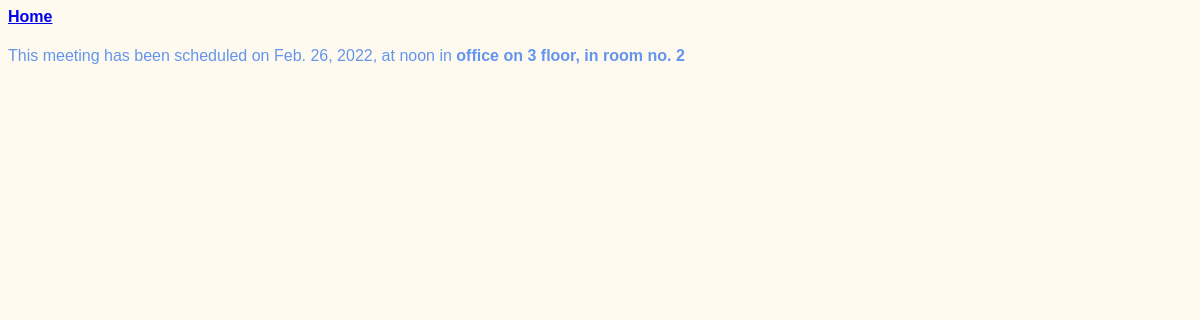
/meetings/1, run on the app's committed database.
### meetings/models.py (models this page shows, shortened)
class Meetings(models.Model):
    title = models.CharField(max_length = 200)
    date = models.DateField()
    start_time = models.TimeField(default = time(9))
    duration = models.IntegerField(default=1)
    room = models.ForeignKey(Room, on_delete=models.CASCADE)

class Room(models.Model):
    name = models.CharField(max_length = 50)
    floor = models.IntegerField(default=0)
    room_number = models.IntegerField(default=0)
    def __str__(self):
        return f"{self.name} on {self.floor} floor, in room no. {self.room_number}"

### meetings/views.py (the view)
# urls.py: path('<int:id>', views.detail, name= 'detail'),
def detail(req, id):
    meeting = get_object_or_404(Meetings, pk = id)
    return render(req, 'meetings/detail.html', {'meeting': meeting})

### meetings/templates/meetings/detail.html (shortened to what this page needs)
{% extends "base.html" %}
{% block content %}
    <strong>
        <a href="{% url 'welcome' %}">
            Home
        </a>
    </strong>
    <p>
        This meeting has been scheduled on {{meeting.date}}, at {{meeting.start_time}} in
        <strong>
            {{meeting.room}}
        </strong>
    </p>
{% endblock %}

### website/static/website/style.css (style rules this page uses)
body { font-family: sans-serif; color: cornflowerblue; background-color: floralwhite; }
a { text-decoration: underline; font-weight: 700; }

### data on the page
Meetings: date "Feb. 26, 2022", start_time "noon", room "office on 3 floor, in room no. 2"
